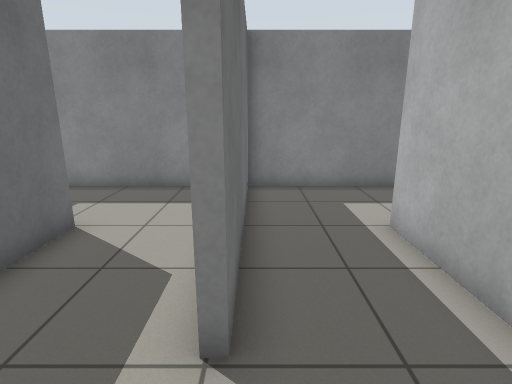
[1] (above)

18 first-person views from a walk through a robot-simulator world made for Gazebo. The camera is 1.2 m above the floor, tilts 14° down and sees 80° across. The floor is counted in squares, 0.5 m on a side. Each view is taken from the middle of a square. On the plan, view 1 faces up. The plan holds only what a view shows up to about 18 squares ahead; the rest is blank.

[2]
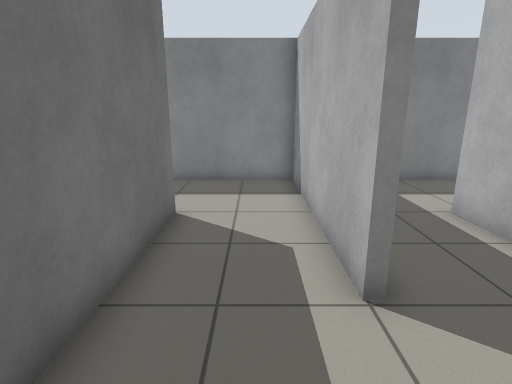

[3]
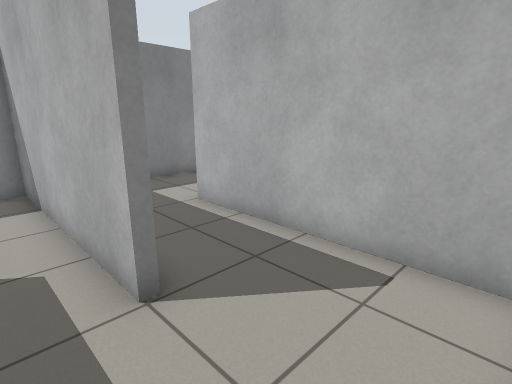

[4]
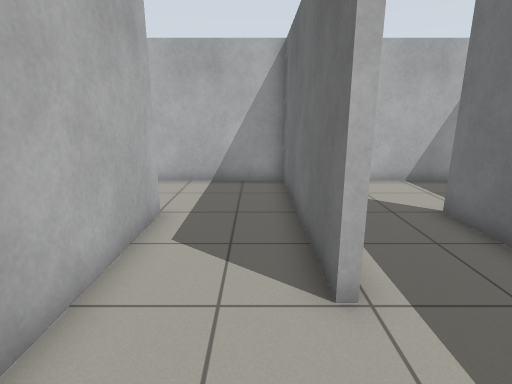

[5]
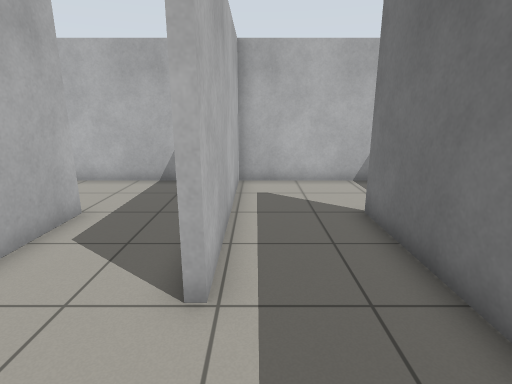

[6]
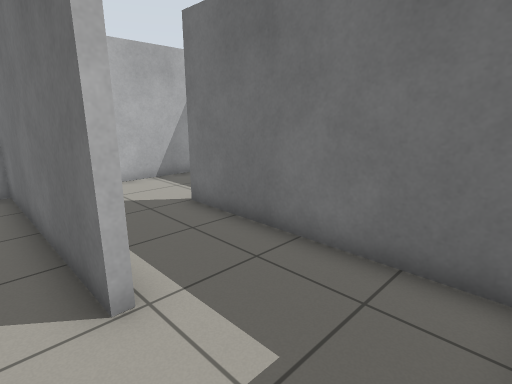

[7]
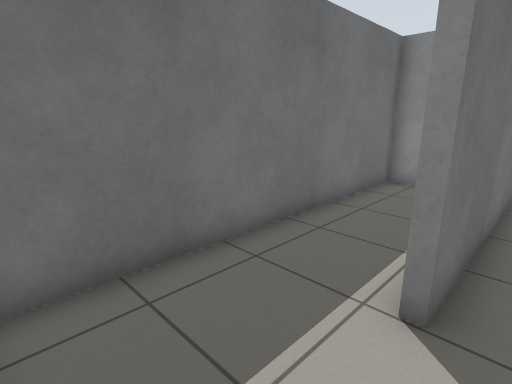

[8]
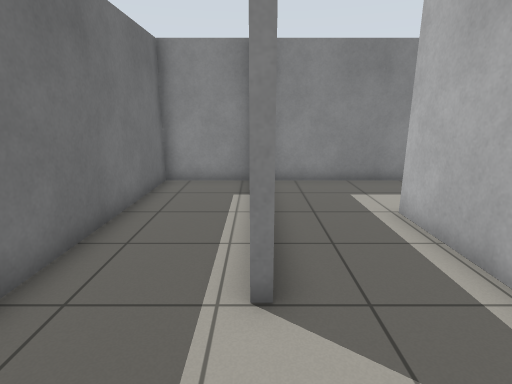

[9]
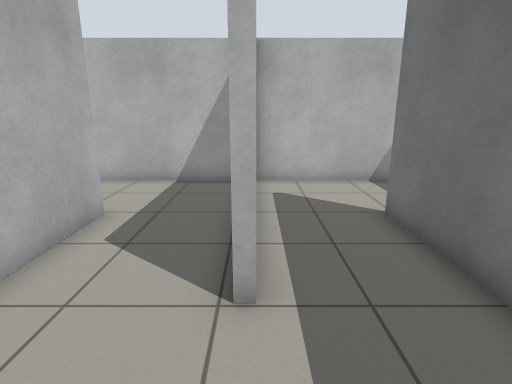

[10]
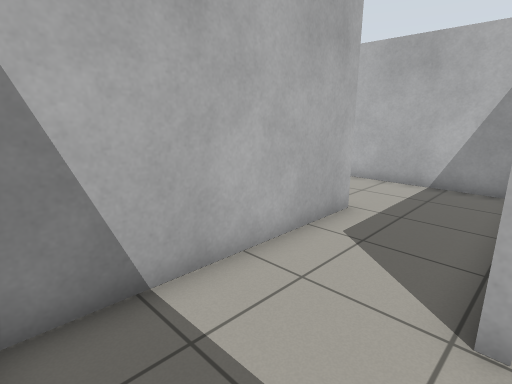

[11]
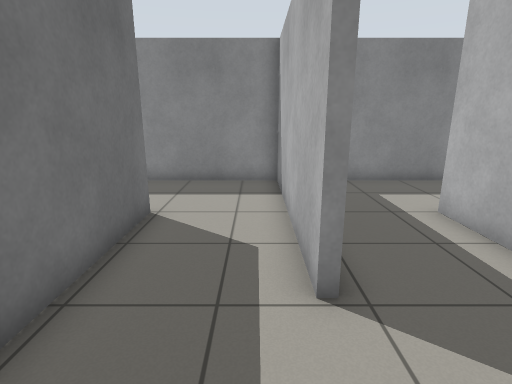

[12]
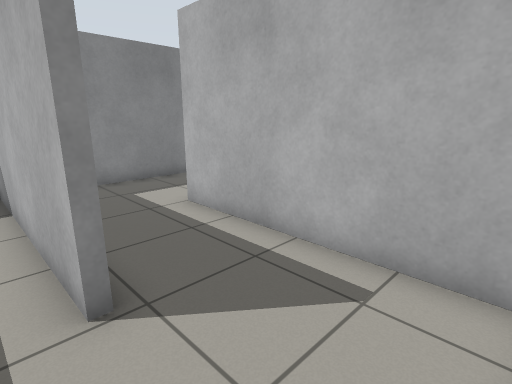

[13]
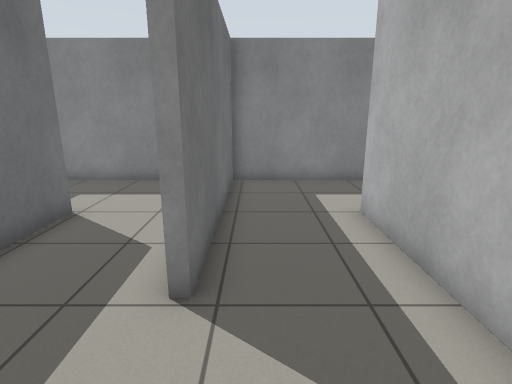

[14]
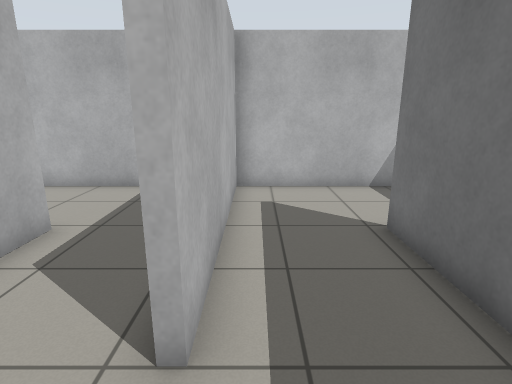

[15]
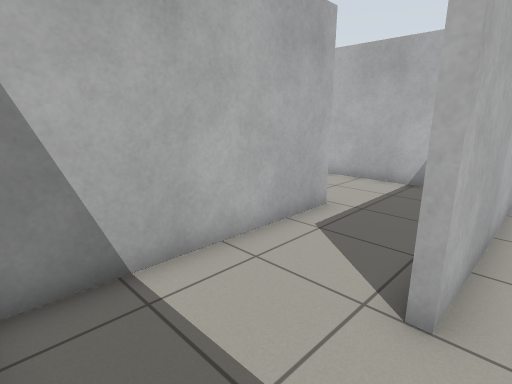

[16]
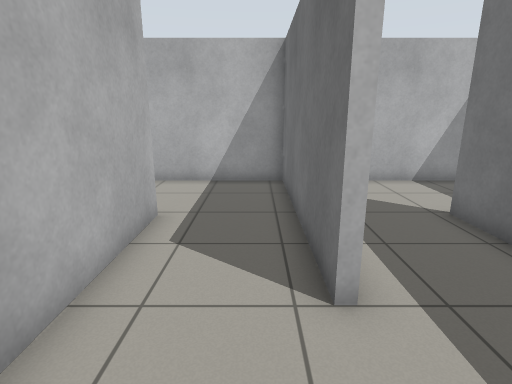

[17]
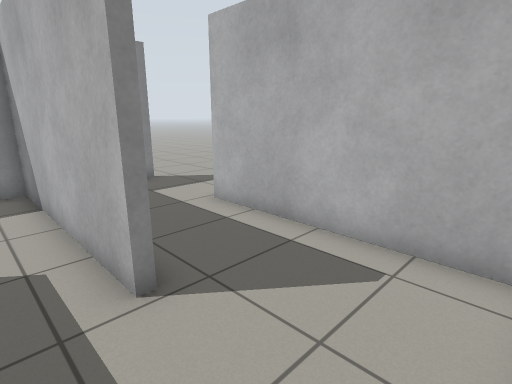

[18]
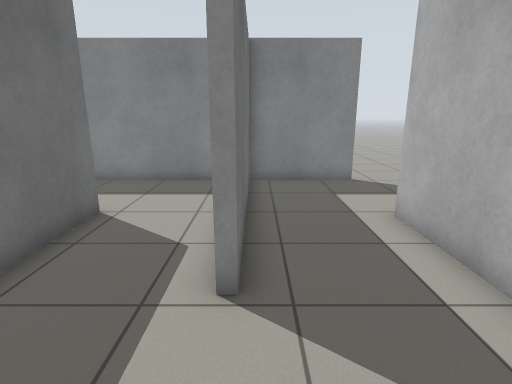

### Floor plan
Points are (right, up) in squares from view 1. A wall is a line through its corners. A room is listed if a view was taken in it or the views show most of it. See-through windows are left out.
Room 1 (views 1, 9, 10)
walls: (-0.3, 10.1) (-0.3, 2.5); (3.6, 10.4) (-0.4, 10.4); (3, -0.9) (3, 6.5) (3.3, 6.5); (-0.4, -1.4) (3, -1.4)
ways out: opening at (0, 0.5) to room 2; opening at (3, 8.5) to room 5
Room 2 (views 2, 3, 4, 6)
walls: (-4.1, 6.5) (-4.1, -1.4) (-0.4, -1.4); (-0.6, 2.5) (-0.6, 10.4) (-4.5, 10.4)
ways out: opening at (0, 0.5) to room 1; opening at (-4, 8.5) to room 3
Room 3 (views 5, 7)
walls: (-7.8, 9.9) (-7.8, 2.5); (-4.5, 10.4) (-7.4, 10.4); (-7.5, -1.4) (-4.3, -1.4) (-4.3, 6.5)
ways out: opening at (-4, 8.5) to room 2; opening at (-8, 0.5) to room 4
Room 4 (view 8)
walls: (-10.4, -1.4) (-7.5, -1.4); (-8.1, 10.4) (-11.4, 10.4) (-11.4, -1)
ways out: opening at (-8, 0.5) to room 3
Room 5 (views 11, 12)
walls: (3.3, 6.5) (3.3, 1.8); (6.8, 2.6) (6.8, 10.4) (3.6, 10.4); (3.9, -1.4) (6.6, -1.4)
ways out: opening at (3, 8.5) to room 1; opening at (7, 0.5) to room 6
Room 6 (views 13, 14, 15)
walls: (6.6, -1.4) (10.7, -1.4) (10.7, 6.6); (10.5, 10.4) (7.1, 10.4) (7.1, 2.6)
ways out: opening at (7, 0.5) to room 5; opening at (11, 8.5) to room 7
Room 7 (views 16, 17, 18)
walls: (11, 6.5) (11, -1.4) (15.5, -1.4); (14.8, 2.7) (14.4, 2.7) (14.4, 10.4) (10.5, 10.4)
ways out: opening at (11, 8.5) to room 6; opening at (15, 0.5)

Positions as (right, up) in squares from view 1, and headings:
1: (0, 0), facing up
2: (-2, -1), facing up
3: (-2, -1), facing up-right
4: (-3, 10), facing down
5: (-5, 10), facing down
6: (-3, 10), facing down-left
7: (-7, -1), facing up-left
8: (-8, -1), facing up
9: (3, 10), facing down
10: (3, 10), facing down-right
11: (6, -1), facing up
12: (6, -1), facing up-right
13: (8, -1), facing up
14: (10, 9), facing down
15: (10, 10), facing down-right
16: (12, 10), facing down
17: (13, -1), facing up-right
18: (15, -1), facing up
